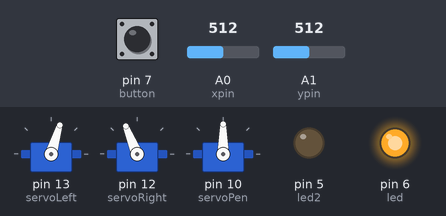
Bench run of a sketch on a simulated Arduino Uno, built with avr-gcc and run on an emulated ATmega328P. Shown: 3 × servo, output pins drawn as LEDs (lit = HIGH). The inputs (shaded band) are chosen by the test bench; at power-on: A0 (xpin) = 512, A1 (ypin) = 512, pin 7 (button) LOW.

Above: at 1.25 s.
1.3 s: A0 (xpin) set to 379
4.3 s: A0 (xpin) set to 352
At 4.51 s:
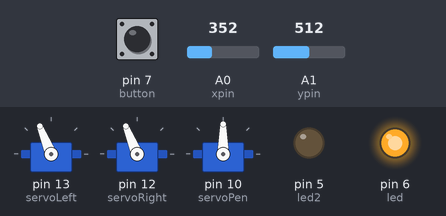
7.3 s: A1 (ypin) set to 360
At 7.7 s:
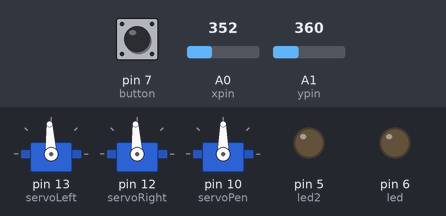
8.8 s: pin 7 (button) pulled HIGH for 1 s
At 8.99 s:
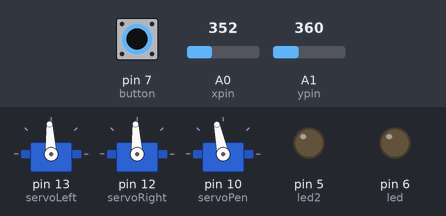
11.8 s: A1 (ypin) set to 386
At 12.15 s:
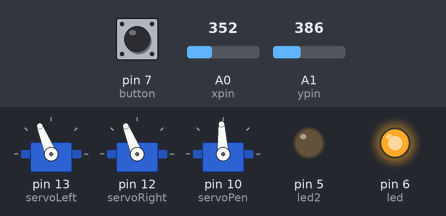
14.8 s: A0 (xpin) set to 307
17.8 s: A0 (xpin) set to 273
At 18.13 s:
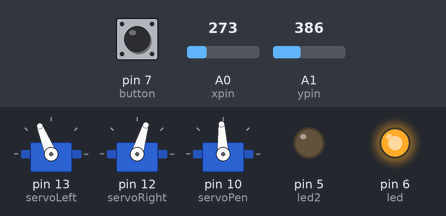
Timing chart, 0 to 21.8 s (numbered marks = the images above; inputs shaded):
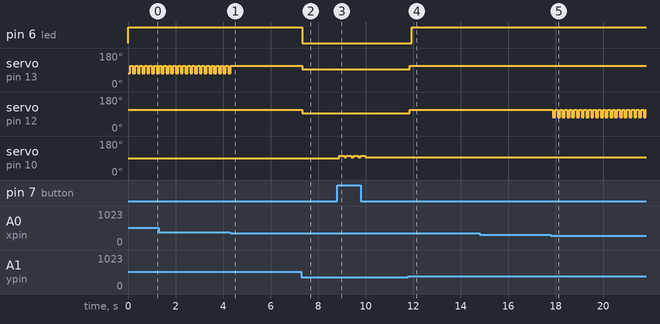

The sketch:

wombocombo.ino
```cpp
#include "VirtualWire.h"
#include "ServoTimer2.h"

int time;
int penstate;
ServoTimer2 servoLeft;
ServoTimer2 servoRight;
ServoTimer2 servoPen;
int xpin = 0;
int ypin = 1;
int led = 6;
int led2 =5;
const int button = 7;
int buttonPushCounter = 0;   // counter for the number of button presses
int buttonState = 0;         // current state of the button
int lastButtonState = 0;

void stopmove(){
  servoLeft.write(1500);
  servoRight.write(1500);
}

void forward(int time){
  servoLeft.write(1300);
  servoRight.write(1700);
  delay(time);
  stopmove();
}

void backward(int time){
  servoLeft.write(1700);
  servoRight.write(1300);
  delay(time);
  stopmove();
}

void spinleft(int time){
  servoLeft.write(1700);
  servoRight.write(1700);
  delay(time);
  stopmove();
}

void spinright(int time){
  servoLeft.write(1300);
  servoRight.write(1300);
  delay(time);
  stopmove();
}

void setup() {
  // put your setup code here, to run once:
  pinMode(led, OUTPUT);
  pinMode(led2, OUTPUT);
  pinMode(button, INPUT);
  servoLeft.attach(13);
  servoRight.attach(12);
  servoPen.attach(10);
}

void loop() {
  buttonState = digitalRead(button);

  // compare the buttonState to its previous state
  if (buttonState != lastButtonState) {
    // if the state has changed, increment the counter
    if (buttonState == HIGH) {
      // if the current state is HIGH then the button
      // wend from off to on:
      buttonPushCounter++;
    } else {
      // if the current state is LOW then the button
      // wend from on to off:
    }
    // Delay a little bit to avoid bouncing
    delay(50);
  }
  // save the current state as the last state,
  //for next time through the loop
  lastButtonState = buttonState;


  // turns on the LED every four button pushes by
  // checking the modulo of the button push counter.
  // the modulo function gives you the remainder of
  // the division of two numbers:
  if (digitalRead(button)!= LOW){
  if (buttonPushCounter % 2 == 0) {

    servoPen.write(1400);
    delay(200);
    servoPen.write(1500);

  }
  else {
    servoPen.write(1600);
    delay(200);
    servoPen.write(1500);
      }
  }


  // put your main code here, to run repeatedly:
  int xval = analogRead(xpin);
  int yval = analogRead(ypin);

  if ((xval<360 && xval>290) && (yval<370 && yval>300)){
    stopmove();
    digitalWrite(led, LOW);
    delay(100);
  }
  if(xval>360){
    digitalWrite(led, HIGH);
    forward(100);
  }
  if(xval<290){
    backward(100);
    digitalWrite(led, HIGH);
  }

  if(yval>370){
    spinleft(100);
    digitalWrite(led, HIGH);
  }

  if(yval<300){
    spinright(100);
    digitalWrite(led, HIGH);
  }
}
```

Measured:
- the behaviour switches between 361 and 360 on A0 (xpin) (found by bisection; images 0 and 1)
- the behaviour switches between 370 and 371 on A1 (ypin) (found by bisection; images 3 and 4)
- the behaviour switches between 290 and 289 on A0 (xpin) (found by bisection; images 4 and 5)
- after the input at 4.3 s, servo on pin 13 (servoLeft): goes on until 4.3 s, then stays 112°
- after the input at 7.3 s, pin 6 (led): HIGH → LOW at once; servo on pin 13 (servoLeft), servo on pin 12 (servoRight): 112° → 93° at once
- after the input at 8.8 s, servo on pin 10 (servoPen): alternates 102° for 0.20 s and 93° for 0.10 s, 8 changes in all, then stays 93°, starting after 0.09 s
- after the input at 11.8 s, pin 6 (led): LOW → HIGH after 0.15 s; servo on pin 13 (servoLeft), servo on pin 12 (servoRight): 93° → 112° after 0.05 s
- after the input at 17.8 s, servo on pin 12 (servoRight): alternates 112° for 0.10 s and 73° for 0.10 s, starting after 0.08 s
